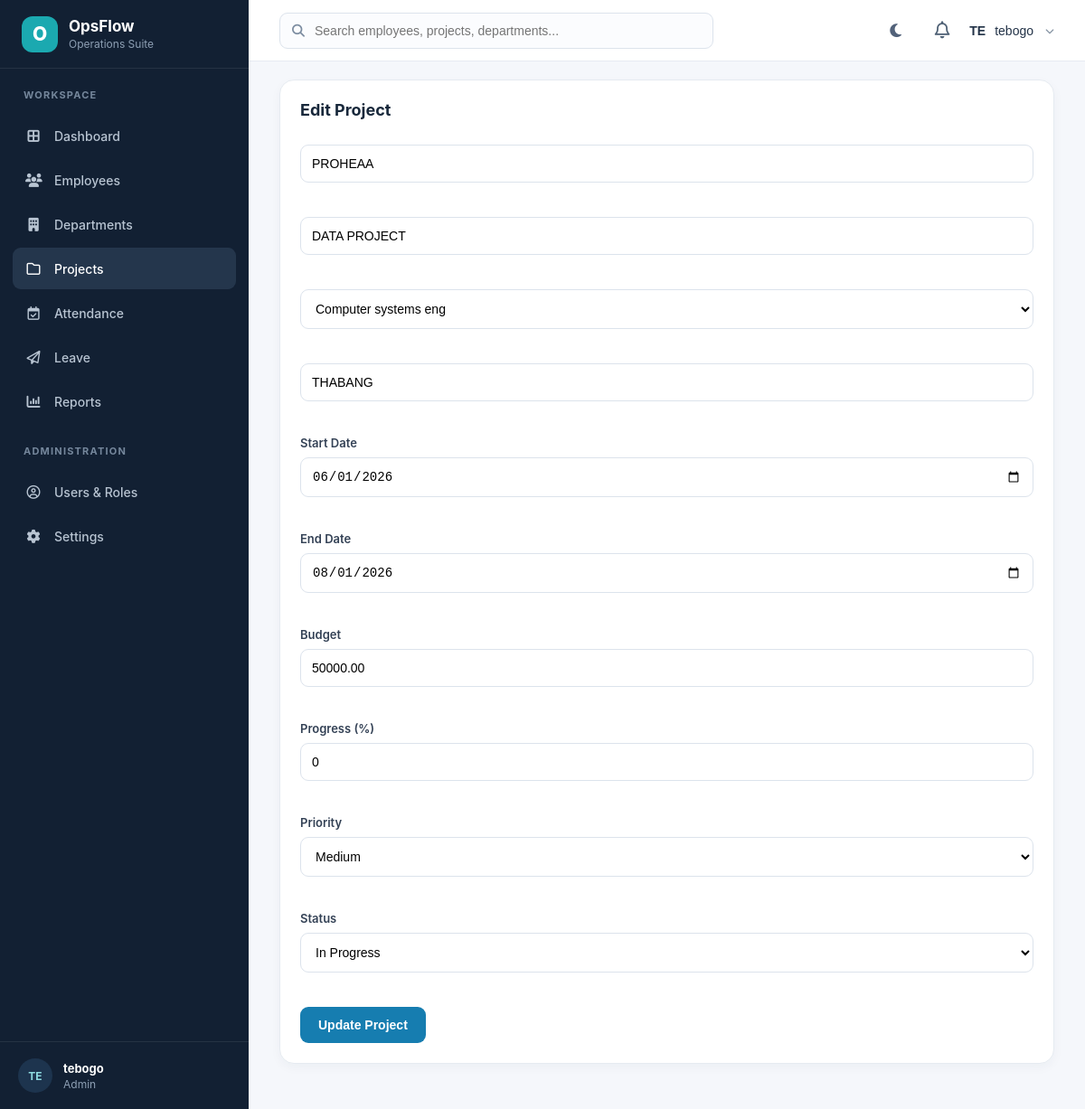
The app's page /Projects/edit.php?id=1 (signed in) with its own data.
### tables this page shows
CREATE TABLE `projects` (
  `id` int(11) NOT NULL,
  `project_code` varchar(30) NOT NULL,
  `project_name` varchar(150) NOT NULL,
  `department` varchar(100) NOT NULL,
  `project_manager` varchar(150) DEFAULT NULL,
  `start_date` date DEFAULT NULL,
  `end_date` date DEFAULT NULL,
  `budget` decimal(12,2) DEFAULT NULL,
  `progress` int(11) NOT NULL DEFAULT 0,
  `priority` enum('Low','Medium','High','Critical') NOT NULL DEFAULT 'Medium',
  `status` enum('Planning','In Progress','Completed','On Hold') DEFAULT 'Planning',
  `created_at` timestamp NOT NULL DEFAULT current_timestamp()
);

CREATE TABLE `departments` (
  `id` int(11) NOT NULL,
  `department_name` varchar(100) NOT NULL,
  `department_code` varchar(20) NOT NULL,
  `description` text DEFAULT NULL,
  `created_at` timestamp NOT NULL DEFAULT current_timestamp()
);

### Projects/edit.php (the view, shortened to what this page needs)
<?php
require_once("../config/DataBase.php");
$id = (int)$_GET["id"];
$stmt = $conn->prepare("
SELECT *
FROM projects
WHERE id=?
");
$stmt->bind_param("i",$id);
$stmt->execute();
$result = $stmt->get_result();
$project = $result->fetch_assoc();
$departments = $conn->query("
SELECT department_name
FROM departments
ORDER BY department_name ASC
");
?>
<!DOCTYPE html>
<html lang="en">
<head>
<link rel="stylesheet" href="../Assets/CSS/style.css">
<link rel="stylesheet" href="../Assets/CSS/dashboard.css">
</head>
<body>
<div class="dashboard">
<?php include("../Includes/sidebar.php"); ?>
<div class="main-content">
<?php include("../Includes/header.php"); ?>
<div class="recent">
<h2>Edit Project</h2>
<br>
<form action="update.php" method="POST">
<input
type="text"
name="project_code"
value="<?php echo htmlspecialchars($project["project_code"]); ?>"
required>
<br><br>
<input
type="text"
name="project_name"
value="<?php echo htmlspecialchars($project["project_name"]); ?>"
required>
<br><br>
<select name="department" required>
<?php while($dept = $departments->fetch_assoc()){ ?>
<option
value="<?php echo htmlspecialchars($dept["department_name"]); ?>"
<?php if($dept["department_name"]==$project["department"]) echo "selected"; ?>>
<?php echo htmlspecialchars($dept["department_name"]); ?>
</option>
<?php } ?>
</select>
<br><br>
<input
type="text"
name="project_manager"
value="<?php echo htmlspecialchars($project["project_manager"]); ?>">
<br><br>
<label>Start Date</label>
<input
type="date"
name="start_date"
value="<?php echo $project["start_date"]; ?>">
<br><br>
<label>End Date</label>
<input
type="date"
name="end_date"
value="<?php echo $project["end_date"]; ?>">
<br><br>
<label>Budget</label>
<input
type="number"
step="0.01"
name="budget"
value="<?php echo $project["budget"]; ?>"
required>
<br><br>
<label>Progress (%)</label>
<input
type="number"
name="progress"
min="0"
max="100"
value="<?php echo $project["progress"]; ?>">
<br><br>
<label>Priority</label>
<select name="priority">
<option <?php if($project["priority"]=="Medium") echo "selected"; ?>>Medium</option>
</select>
<br><br>
<label>Status</label>
<select name="status">
<option <?php if($project["status"]=="In Progress") echo "selected"; ?>>In Progress</option>
</select>
<br><br>
<button type="submit">
Update Project
</button>
</form>
</div>
</div>
</div>
</body>
</html>

### Assets/CSS/style.css (style rules this page uses)
* { box-sizing:border-box }
html,body { margin:0;padding:0 }
body { font-family:Inter,ui-sans-serif,system-ui,-apple-system,BlinkMacSystemFont,"Segoe UI",sans-serif;color:#17263a;background:#f5f7fb }

### Assets/CSS/dashboard.css (style rules this page uses)
.dashboard { min-height:100vh;background:#f5f7fb }
.main-content { margin-left:275px;min-height:100vh;padding:0 34px 50px }
.recent { margin-top:20px;background:#fff;border:1px solid #e6ebf1;border-radius:16px;padding:22px;box-shadow:0 4px 12px rgba(21,42,64,.04) }
.recent h2 { color:#18283b;font-size:18px;margin:0 0 8px }
.recent form { max-width:820px }
.recent label { display:block;font-weight:600;margin-bottom:8px;color:#334155;font-size:13px }
.recent input,.recent textarea,.recent select { width:100%;padding:12px;border:1px solid #dce3ec;border-radius:9px;font-size:14px;margin-bottom:18px;box-sizing:border-box;outline:none;background:#fff }
.recent button { background:#167db0;color:#fff;border:0;padding:12px 20px;border-radius:9px;cursor:pointer;font-size:14px;font-weight:600 }

### records on screen
projects: project_code "PROHEAA", project_name "DATA PROJECT", department "Computer systems eng", project_manager "THABANG", start_date "06/01/2026", end_date "08/01/2026", budget "50000.00", progress "0", priority "Medium", status "In Progress"

### other values on screen
substr($_SESSION["fullname"] ?? "U", 0, 2) "TE"
$_SESSION["fullname"] "tebogo"
$role "Admin"
